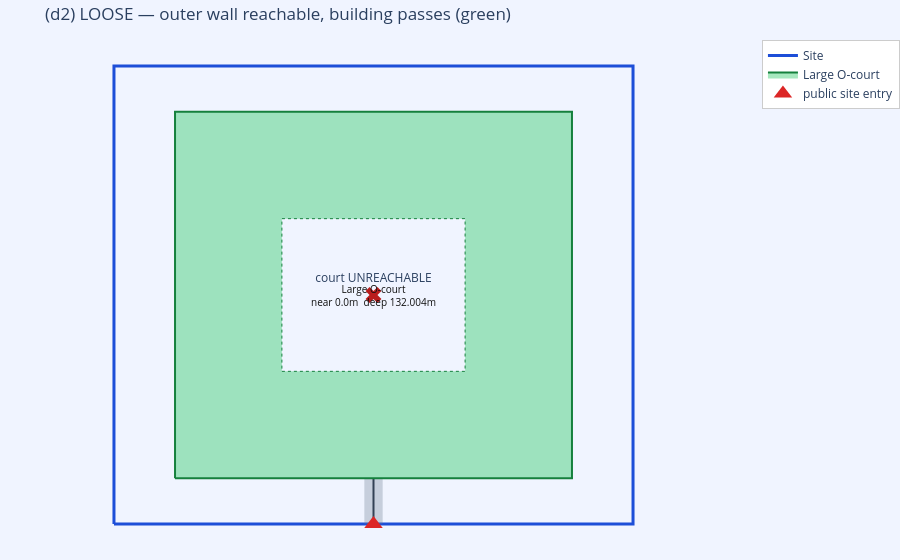
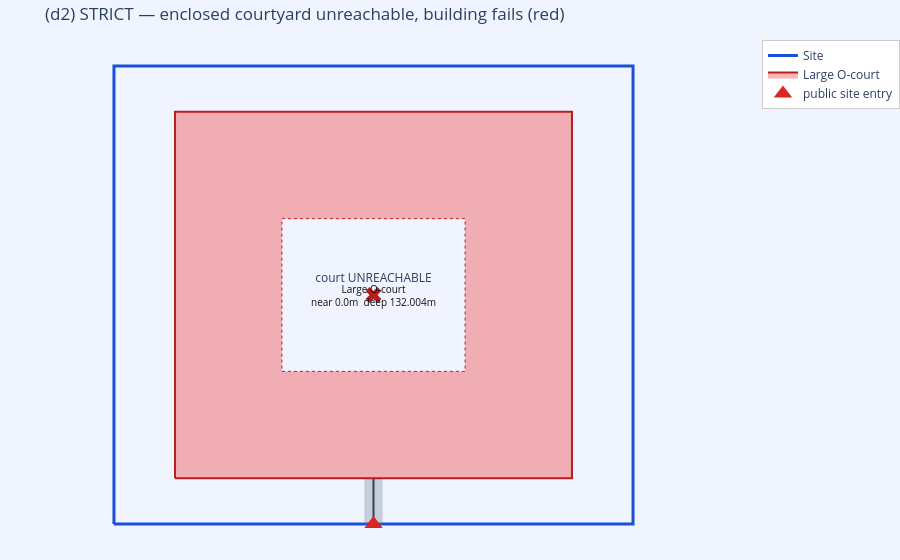

Notebook code cell kept with these figures, in order:
### Markdown cell above
## (d2) Strict mode catches an **unreachable enclosed courtyard**

This is the case the nearest-wall test silently passes. A large **O-court** block sits
on a wide plaza; the perimeter road touches its outer wall (`distance ≈ 0`, so the
loose check and the optimizer's `G ≤ 0` constraint are happy). But its enclosed
courtyard sits ~60 m inside, beyond hose reach — **strict mode fails it** and the
courtyard is flagged unreachable. Compare the loose-green vs strict-red colouring.

### Code cell
PLAZA = [[0,0,0],[170,0,0],[170,150,0],[0,150,0],[0,0,0]]
PLAZA_MODEL = {'boundary': PLAZA, 'roads': {'main_road_side_index': 0}}

# Big ring building: outer 130 x 120, a 60 x 60 enclosed courtyard in the middle.
BIG_O = {
    'building_id': 'big_O', 'label': 'Large O-court', 'storeys': 8,
    'boundary': [[20,15,0],[150,15,0],[150,135,0],[20,135,0]],
    'holes': [[[55,50],[115,50],[115,100],[55,100]]],
}

plaza_ent  = propose_site_entries(PLAZA_MODEL)
plaza_circ = route_internal_circulation(PLAZA_MODEL, plaza_ent, [BIG_O], None)
loose_o  = check_fire_access([BIG_O], plaza_circ, strict=False)
strict_o = check_fire_access([BIG_O], plaza_circ, strict=True)

lb, sb = loose_o['buildings'][0], strict_o['buildings'][0]
print(f"outer-wall distance = {lb['distance_m']} m  -> within_reach={lb['within_reach']}  G={lb['constraint_value']}")
print(f"deepest interior    = {sb['deepest_point_distance_m']} m")
print(f"courtyard reachable = {sb['courtyards'][0]['reachable']} "
      f"(court centre {sb['courtyards'][0]['distance_m']} m from a road)")
print(f"loose pass = {lb['pass']}   |   strict pass = {sb['pass']}")

def plaza_fig(title, fire):
    fig = go.Figure()
    xs, ys = _xy(PLAZA)
    fig.add_trace(go.Scatter(x=xs, y=ys, name='Site', mode='lines',
                             line=dict(color='#1d4ed8', width=3), hoverinfo='skip'))
    add_circulation(fig, plaza_circ)
    add_buildings(fig, [BIG_O], fire=fire)
    add_entries(fig, plaza_ent)
    # Mark the unreachable courtyard centre.
    c = sb['courtyards'][0]['centroid']
    ok = sb['courtyards'][0]['reachable']
    fig.add_trace(go.Scatter(x=[c[0]], y=[c[1]], mode='markers+text',
                             text=['court OK' if ok else 'court UNREACHABLE'],
                             textposition='top center',
                             marker=dict(size=14, color='#15803d' if ok else '#b91c1c', symbol='x'),
                             showlegend=False, hoverinfo='skip'))
    fig.update_layout(title=title, yaxis=dict(scaleanchor='x', scaleratio=1, visible=False),
                      xaxis=dict(visible=False), margin=dict(l=0, r=0, t=40, b=0), height=560,
                      plot_bgcolor='#f0f4ff', paper_bgcolor='#f0f4ff',
                      legend=dict(x=1.02, y=1, bgcolor='white', bordercolor='#ccc', borderwidth=1))
    return fig

plaza_fig('(d2) LOOSE — outer wall reachable, building passes (green)', loose_o).show()
plaza_fig('(d2) STRICT — enclosed courtyard unreachable, building fails (red)', strict_o).show()

### Figure 1 — Plotly figure (JSON) as saved in the notebook; plotly's stock layout.template omitted (floating-point values rounded to 4 significant figures)
{"data": [{"hoverinfo": "skip", "line": {"color": "#1d4ed8", "width": 3}, "mode": "lines", "name": "Site", "type": "scatter", "x": [0, 170, 170, 0, 0, 0], "y": [0, 0, 150, 150, 0, 0]}, {"fill": "toself", "fillcolor": "rgba(100,116,139,0.30)", "hoverinfo": "skip", "line": {"color": "rgba(100,116,139,0.0)", "width": 0}, "mode": "lines", "showlegend": false, "type": "scatter", "x": [88.0, 88.0, 82.0, 82.0, 88.0, 88.0], "y": [15.0, 0.0, 0.0, 15.0, 15.0, 15.0]}, {"hoverinfo": "skip", "line": {"color": "#334155", "width": 2}, "mode": "lines", "name": "path_0 -> big_O", "showlegend": false, "type": "scatter", "x": [85.0, 85.0], "y": [0.0, 15.0]}, {"fill": "toself", "fillcolor": "rgba(34,197,94,0.40)", "hoverinfo": "skip", "line": {"color": "#15803d", "width": 2}, "mode": "lines", "name": "Large O-court", "showlegend": true, "type": "scatter", "x": [20, 150, 150, 20, 20], "y": [15, 15, 135, 135, 15]}, {"fill": "toself", "fillcolor": "#f0f4ff", "hoverinfo": "skip", "line": {"color": "#15803d", "dash": "dot", "width": 1}, "mode": "lines", "showlegend": false, "type": "scatter", "x": [55, 115, 115, 55, 55], "y": [50, 50, 100, 100, 50]}, {"hoverinfo": "skip", "marker": {"color": "#dc2626", "size": 16, "symbol": "triangle-up"}, "mode": "markers", "name": "public site entry", "showlegend": true, "type": "scatter", "x": [85.0], "y": [0.0]}, {"hoverinfo": "skip", "marker": {"color": "#b91c1c", "size": 14, "symbol": "x"}, "mode": "markers+text", "showlegend": false, "text": ["court UNREACHABLE"], "textposition": "top center", "type": "scatter", "x": [85.0], "y": [75.0]}], "layout": {"annotations": [{"font": {"color": "#111", "size": 10}, "showarrow": false, "text": "Large O-court<br>near 0.0m  deep 132.004m", "x": 85.0, "y": 75.0}], "height": 560, "legend": {"bgcolor": "white", "bordercolor": "#ccc", "borderwidth": 1, "x": 1.02, "y": 1}, "margin": {"b": 0, "l": 0, "r": 0, "t": 40}, "paper_bgcolor": "#f0f4ff", "plot_bgcolor": "#f0f4ff", "title": {"text": "(d2) LOOSE — outer wall reachable, building passes (green)"}, "xaxis": {"visible": false}, "yaxis": {"scaleanchor": "x", "scaleratio": 1, "visible": false}}}

### Figure 2 — Plotly figure (JSON) as saved in the notebook; plotly's stock layout.template omitted (floating-point values rounded to 4 significant figures)
{"data": [{"hoverinfo": "skip", "line": {"color": "#1d4ed8", "width": 3}, "mode": "lines", "name": "Site", "type": "scatter", "x": [0, 170, 170, 0, 0, 0], "y": [0, 0, 150, 150, 0, 0]}, {"fill": "toself", "fillcolor": "rgba(100,116,139,0.30)", "hoverinfo": "skip", "line": {"color": "rgba(100,116,139,0.0)", "width": 0}, "mode": "lines", "showlegend": false, "type": "scatter", "x": [88.0, 88.0, 82.0, 82.0, 88.0, 88.0], "y": [15.0, 0.0, 0.0, 15.0, 15.0, 15.0]}, {"hoverinfo": "skip", "line": {"color": "#334155", "width": 2}, "mode": "lines", "name": "path_0 -> big_O", "showlegend": false, "type": "scatter", "x": [85.0, 85.0], "y": [0.0, 15.0]}, {"fill": "toself", "fillcolor": "rgba(239,68,68,0.40)", "hoverinfo": "skip", "line": {"color": "#b91c1c", "width": 2}, "mode": "lines", "name": "Large O-court", "showlegend": true, "type": "scatter", "x": [20, 150, 150, 20, 20], "y": [15, 15, 135, 135, 15]}, {"fill": "toself", "fillcolor": "#f0f4ff", "hoverinfo": "skip", "line": {"color": "#b91c1c", "dash": "dot", "width": 1}, "mode": "lines", "showlegend": false, "type": "scatter", "x": [55, 115, 115, 55, 55], "y": [50, 50, 100, 100, 50]}, {"hoverinfo": "skip", "marker": {"color": "#dc2626", "size": 16, "symbol": "triangle-up"}, "mode": "markers", "name": "public site entry", "showlegend": true, "type": "scatter", "x": [85.0], "y": [0.0]}, {"hoverinfo": "skip", "marker": {"color": "#b91c1c", "size": 14, "symbol": "x"}, "mode": "markers+text", "showlegend": false, "text": ["court UNREACHABLE"], "textposition": "top center", "type": "scatter", "x": [85.0], "y": [75.0]}], "layout": {"annotations": [{"font": {"color": "#111", "size": 10}, "showarrow": false, "text": "Large O-court<br>near 0.0m  deep 132.004m", "x": 85.0, "y": 75.0}], "height": 560, "legend": {"bgcolor": "white", "bordercolor": "#ccc", "borderwidth": 1, "x": 1.02, "y": 1}, "margin": {"b": 0, "l": 0, "r": 0, "t": 40}, "paper_bgcolor": "#f0f4ff", "plot_bgcolor": "#f0f4ff", "title": {"text": "(d2) STRICT — enclosed courtyard unreachable, building fails (red)"}, "xaxis": {"visible": false}, "yaxis": {"scaleanchor": "x", "scaleratio": 1, "visible": false}}}
